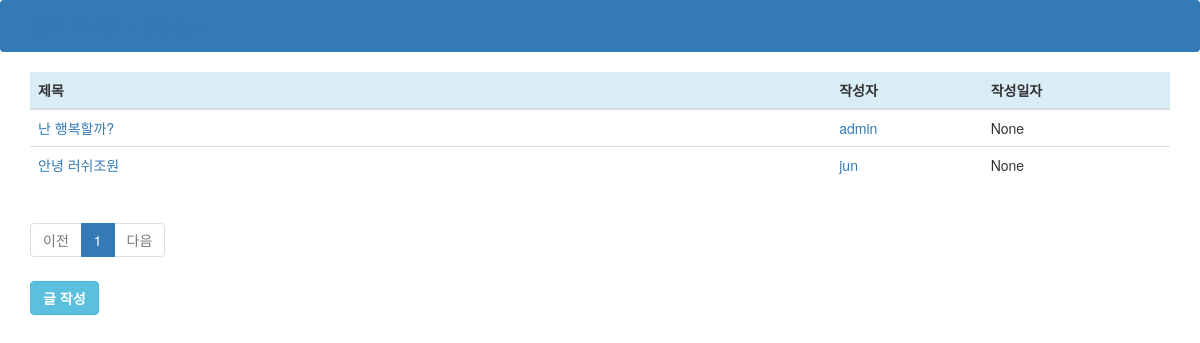
/home/, run on an earlier commit of the app's database.
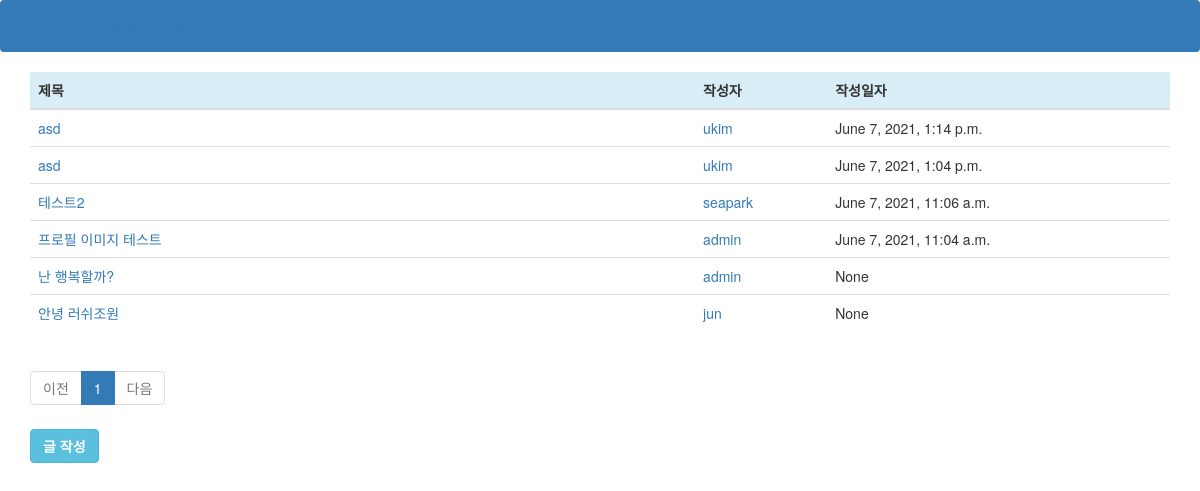
And on a later commit of the database.
### intranet/models.py (models this page shows, shortened)
class Topic(models.Model):
    objects = models.Manager()
    message = models.TextField(max_length=5000,null=True)
    subject = models.CharField(max_length=255)
    last_updated =  models.DateTimeField(auto_now_add=True, null=True)
    writter = models.ForeignKey(User, related_name='topics',on_delete=models.CASCADE, null=True)
    class Meta:
        ordering = ["-last_updated"]

### intranet/views/home.py (the view)
# urls.py: 2. Add a URL to urlpatterns:  path('', Home.as_view(), name='home')
class Home(View):
    template_name = 'intra/home.html'
    def get(self, request):
        page = request.GET.get('page', '1')
        topics = Topic.objects.all()
        paginator = Paginator(topics, 10)
        page_obj = paginator.get_page(page)
        context = {'topics': page_obj}
        return render(request, self.template_name, context)

### intranet/templates/intra/home.html
{% extends  'intra/base.html' %}
{% if topics %}
{% block content %}
<table class="table">
    <thead class="bg-info">
        <tr>
            <th>제목</th>
            <th></th>
            <th></th>
            <th></th>
            <th></th>
            <th></th>
            <th></th>
            <th></th>
            <th></th>
            <th></th>
            <th></th>
            <th></th>
            <th></th>
            <th>작성자</th>
            <th>작성일자</th>
        </tr>
    </thead>
    <tbody>
        {% for topic in topics %}
        <tr>
            <td>
                <a href="{% url 'intranet:forum_detail' topic.id %}">{{topic.subject }}</a>
            </td>
            <td></td>
            <td></td>
            <td></td>
            <td></td>
            <td></td>
            <td></td>
            <td></td>
            <td></td>
            <td></td>
            <td></td>
            <td></td>
            <td></td>
            <td>
                <a href="{% url 'intranet:profile' topic.id %}">{{topic.writter.username }}</a>
            </td>
            <td>{{topic.last_updated}}</td>
        </tr>
        {% endfor %}
    </tbody>
</table>
<nav>
<ul class="pagination justify-content-center">
    {% if topics.has_previous %}
        <li class="page-item">
            <a class="page-link" href="?page={{ topics.previous_page_number }}">이전</a>
        </li>
    {% else %}
        <li class="page-item disabled">
            <a class="page-link" tabindex="-1" aria-disabled="true" href="#">이전</a>
        </li>
    {% endif %}
    {% for page_number in topics.paginator.page_range %}
        {% if page_number == topics.number %}
            <li class="page-item active" aria-current="page">
                <a class="page-link" href="?page={{ page_number }}">{{ page_number }}</a>
            </li>
        {% else %}
            <li class="page-item">
                <a class="page-link" href="?page={{ page_number }}">{{ page_number }}</a>
            </li>
        {% endif %}
    {% endfor %}
    {% if topics.has_next %}
        <li class="page-item">
            <a class="page-link" href="?page={{ topics.next_page_number }}">다음</a>
        </li>
    {% else %}
        <li class="page-item disabled">
            <a class="page-link" tabindex="-1" aria-disabled="true" href="#">다음</a>
        </li>
    {% endif %}
</ul>
<div class="mb-4">
    <a href="new" class="btn btn-info"><b>글 작성</b></a>
</div>
{% endblock %}
{% endif %}

What changed in the data, as far as the page shows it:
added Topic: subject "asd", writter.username "ukim", last_updated "June 7, 2021, 1:14 p.m."
added Topic: subject "asd", writter.username "ukim", last_updated "June 7, 2021, 1:04 p.m."
added Topic: subject "테스트2", writter.username "seapark", last_updated "June 7, 2021, 11:06 a.m."
added Topic: subject "프로필 이미지 테스트", writter.username "admin", last_updated "June 7, 2021, 11:04 a.m."
